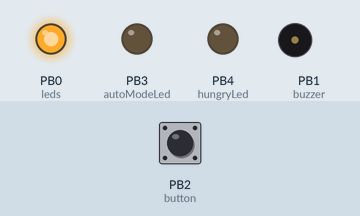
The sketch below on a simulated ATtiny85, built with avr-gcc and run on an emulated ATtiny85. On the bench: output pins drawn as LEDs (lit = HIGH), buzzer (waves = sounding). The inputs (shaded band) are chosen by the test bench; at power-on: PB2 (button) LOW. Pins used as bus, display or sensor lines are not drawn.

Above: at 4.7 s.
4.8 s: PB2 (button) pulled HIGH for 3.2 s
At 9.1 s:
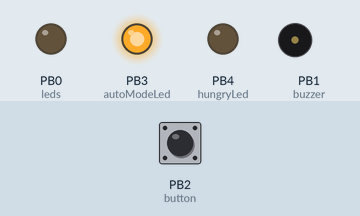
10.1 s: PB2 (button) pulled HIGH for 0.15 s
At 10.9 s:
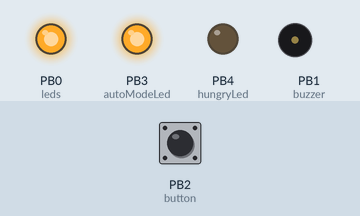
11.7 s: PB2 (button) pulled HIGH for 3.2 s
At 15.4 s:
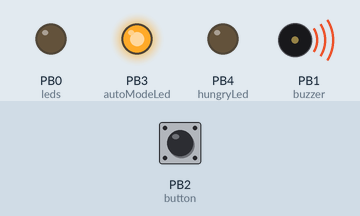
17.1 s: PB2 (button) pulled HIGH for 3.2 s
At 20.8 s:
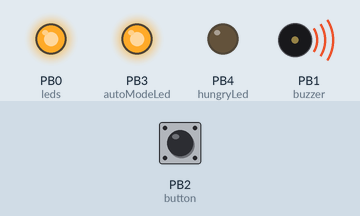
22.5 s: PB2 (button) pulled HIGH for 1 s
At 24.0 s:
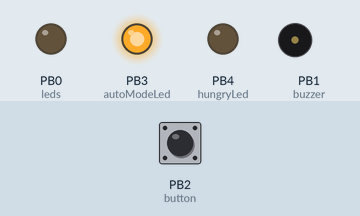
Timing chart, 0 to 25.5 s (numbered marks = the images above; inputs shaded):
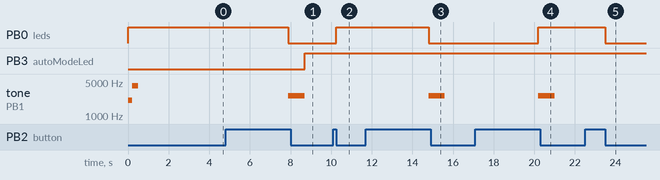

The sketch:

Aqua.ino
```cpp
const int Note_C  = 239;
const int Note_CS = 225;
const int Note_D  = 213;
const int Note_DS = 201;
const int Note_E  = 190;
const int Note_F  = 179;
const int Note_FS = 169;
const int Note_G  = 159;
const int Note_GS = 150;
const int Note_A  = 142;
const int Note_AS = 134;
const int Note_B  = 127;

typedef struct {
  byte sec;
  byte minute;
  byte hour;
  unsigned int day;
} time;

time sleep;
time awake;
time feed;
time current = {0, 0, 0, 0};
time carry = {0, 0, 0, 0};
time real = {0, 0, 0, 0};

const int button = 2;
const int leds = 0;
const int autoModeLed = 3;
const int hungryLed = 4;
const int buzzer = 1;
boolean autoMode;  //If automation is turned on
boolean hungry;    //If fish is hungry
boolean lightOn;   //If light turned on
byte brightness;   //Brightness of lights (0-255)
byte lastSec = 0;


void setup() {
  //Serial.begin(9600);
  autoMode = false;
  lightOn = true;
  pinMode(buzzer, OUTPUT);
  pinMode(button, INPUT);
  pinMode(autoModeLed, OUTPUT);
  pinMode(hungryLed, OUTPUT);
  analogWrite(leds, 255);
  TinyTone(Note_C, 4, 200);
  TinyTone(Note_C, 5, 300);
  delay(3000);
}

void loop() {
  if(millis() < 2000){
    time current = {0, 0, 0, 0};
    time carry = {real.sec, real.minute, real.hour, real.day};
  }

  current.sec = millis()/1000 - 60*(current.day*24*60 + (current.hour*60 + current.minute));

  if(current.sec>59){
    current.minute++;
    current.sec = 0;
  }
  if(current.minute>59){
    current.hour++;
    current.minute = 0;
  }
  if(current.hour>23){
    current.day++;
    current.hour = 0;
  }

  real.sec = current.sec + carry.sec;
  if (real.sec > 59){
    real.sec-=60;
    real.minute++;
  }

  real.minute = current.minute + carry.minute;
  if (real.minute > 59){
    real.minute -=60;
    real.hour++;
  }

  real.hour = current.hour + carry.hour;
  if (real.hour > 23){
    real.hour -=24;
    real.day++;
  }

  real.day = current.day + carry.day;

  if(lastSec != real.sec){
    lastSec = real.sec;
    if(autoMode) checkStatus();
  }


  if(digitalRead(button)){
    delay(100);
    unsigned long start = millis();

    while (digitalRead(button)){
      unsigned long now = millis();
      if(abs(now - start) > 3000){
        set();
        return;
      }
    }

    if(hungry) {
      hungry = false;
      TinyTone(Note_B, 4, 250);
      delay(50);
      TinyTone(Note_B, 4, 250);
    }
    else if(lightOn){
      lightOn = false;
      brightness = 0;
    }
    else{
      lightOn = true;
      brightness = 255;
    }
    analogWrite(leds, brightness);
  }

}


//******************************************************************
void set(){
  autoMode = true;

  if(lightOn){
    lightOn = false;
    brightness = 0;

    sleep.sec = real.sec;
    sleep.minute = real.minute;
    sleep.hour = real.hour;

    awake.sec = real.sec;
    awake.minute = real.minute;
    awake.hour = (real.hour + 7) % 24;

    feed.sec = real.sec;
    feed.minute = real.minute;
    feed.hour = (real.hour + 20) % 24;
  }
  else{
    lightOn = true;
    brightness = 255;

    sleep.sec = real.sec;
    sleep.minute = real.minute;
    sleep.hour = (real.hour + 17) % 24;

    awake.sec = real.sec;
    awake.minute = real.minute;
    awake.hour = real.hour;

    feed.sec = real.sec;
    feed.minute = real.minute;
    feed.hour = (real.hour + 13) % 24;
  }

  /*
  Serial.print("Awake: ");
  Serial.print(awake.hour);
  Serial.print(":");
  Serial.print(awake.minute);
  Serial.print(":");
  Serial.println(awake.sec);
  Serial.print("Feed: ");
  Serial.print(feed.hour);
  Serial.print(":");
  Serial.print(feed.minute);
  Serial.print(":");
  Serial.println(feed.sec);
  Serial.print("Sleep: ");
  Serial.print(sleep.hour);
  Serial.print(":");
  Serial.print(sleep.minute);
  Serial.print(":");
  Serial.println(sleep.sec);
  Serial.println();
  analogWrite(leds, brightness);
  */
  analogWrite(leds, brightness);
  TinyTone(Note_E, 4, 800);
}


//******************************************************************
void checkStatus(){
  if(real.sec % 15 == 0){
    if(lightOn && brightness < 255){
      brightness++;
    }
    else if (!lightOn && brightness > 0){
      brightness--;
    }
    analogWrite(leds, brightness);
  }

  if(real.sec == 0){
    if(real.minute == awake.minute && real.hour == awake.hour){
      lightOn = true;
    }
    else if(real.minute == sleep.minute && real.hour == sleep.hour){
      lightOn = false;
    }
    else if(real.minute == feed.minute && real.hour == feed.hour){
      hungry = true;
    }
  }

  (autoMode)?(digitalWrite(autoModeLed,HIGH)):(digitalWrite(autoModeLed,LOW));
  (hungry)?(digitalWrite(hungryLed,HIGH)):(digitalWrite(hungryLed,LOW));

  if(hungry && (real.sec == 0) && ((real.minute % 15) == 0)){
    TinyTone(Note_E, 4, 300);
    delay(100);
    TinyTone(Note_E, 4, 300);
  }

  /*
  Serial.print("Current: ");
  Serial.print(real.day);
  Serial.print(" ");
  Serial.print(real.hour);
  Serial.print(":");
  Serial.print(real.minute);
  Serial.print(":");
  Serial.print(real.sec);
  Serial.print(" Brightness:");
  Serial.print(brightness);
  Serial.println(" ");
  Serial.println(); */
}


//******************************************************************
void TinyTone(unsigned char divisor, unsigned char octave, unsigned long duration)
{
  TCCR1 = 0x90 | (8-octave); // for 1MHz clock
  // TCCR1 = 0x90 | (11-octave); // for 8MHz clock
  OCR1C = divisor-1;         // set the OCR
  delay(duration);
  TCCR1 = 0x90;              // stop the counter
}
```

Measured:
- after the input at 4.8 s, PB0 (leds): HIGH → LOW after 3.1 s; PB3 (autoModeLed): LOW → HIGH after 3.9 s; tone on PB1 (buzzer): silent → 2632 Hz after 3.1 s, → silent 0.80 s later
- after the input at 10.1 s, PB0 (leds): LOW → HIGH after 0.15 s
- after the input at 11.7 s, PB0 (leds): HIGH → LOW after 3.1 s; tone on PB1 (buzzer): silent → 2632 Hz after 3.1 s, → silent 0.80 s later
- after the input at 17.1 s, PB0 (leds): LOW → HIGH after 3.1 s; tone on PB1 (buzzer): silent → 2632 Hz after 3.1 s, → silent 0.80 s later
- after the input at 22.5 s, PB0 (leds): HIGH → LOW after 1.0 s
